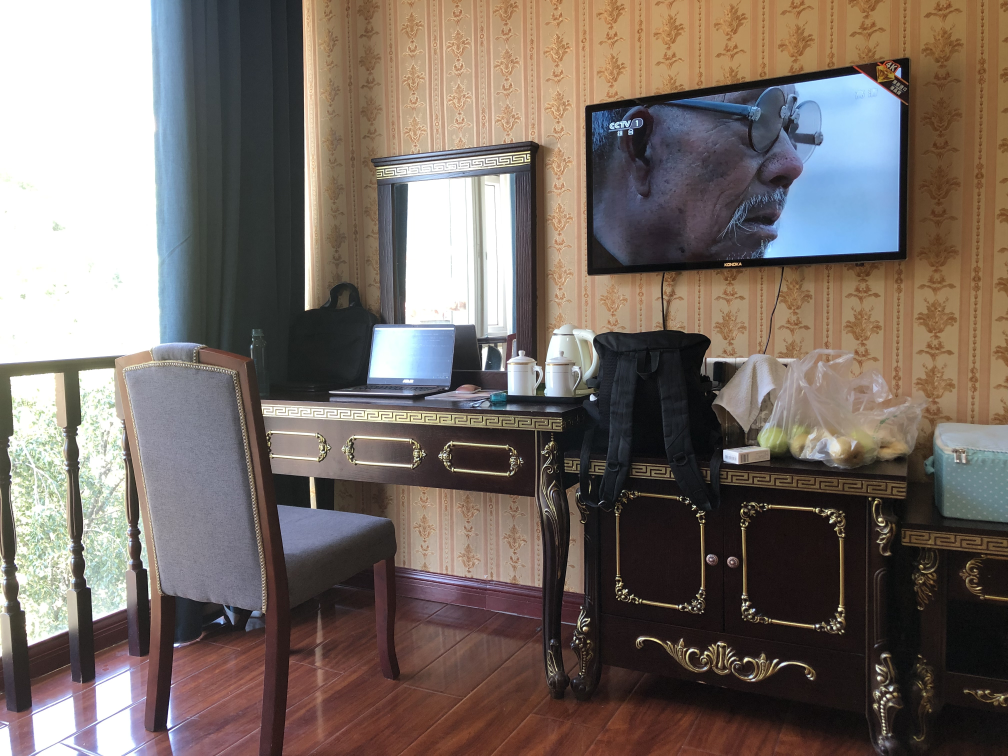
#> input picture img_lib/left_2.JPG, 4032 x 3024 px, given in place of mid_l.jpg, which was not available (shown at 1/4 size)
$ python VR_perspective.py   (older library calls are emulated)
#> lines starting #> are read from the running program, lines starting #| are printed output that depends on the picture; after the words box and inside, x2 and y2 are one past the last pixel; in counts of white or black regions, pixels touching at a corner belong together; pictures that were not available may be replaced by others from this repository, and a replacement may not be noted
### Feature/read.py
import cv2 as cv


def get_pics(mode=0, name='Baboon'):
#> called with mode = 1, name = '/calibration/VR/mid_l'
    path = 'D:/show_pic/'
    if name == 'Baboon':
        path = path+'Baboon.jpg'
        pic = cv.imread(path, mode)
    elif name == 'Lena':
        path = path + 'Lena.jpg'
        pic = cv.imread(path, mode)
    elif name == 'Airplane':
        path = path + 'Airplane.jpg'
        pic = cv.imread(path, mode)
    elif name == 'Fruit':
        path = path + 'Fruit.jpg'
        pic = cv.imread(path, mode)
    else:
        path = path + name + '.jpg'
        pic = cv.imread(path, mode)
#> pic is the input picture: shape (3024, 4032, 3); mean B, G, R 103.2, 109.3, 120
    # 做限制大小的操作
    width = pic.shape[1]
#> width = 4032
    height = pic.shape[0]
#> height = 3024
    wide = max(width, height)
#> wide = 4032
    if wide > 512:
        print('Too large, resize')
        scale = 512./wide
#> scale = 0.127
        pic = cv.resize(pic, (0, 0), pic, scale, scale)
#> pic: shape (384, 512, 3)
#> call 2 of get_pics, with mode = 1, name = '/calibration/VR/left'
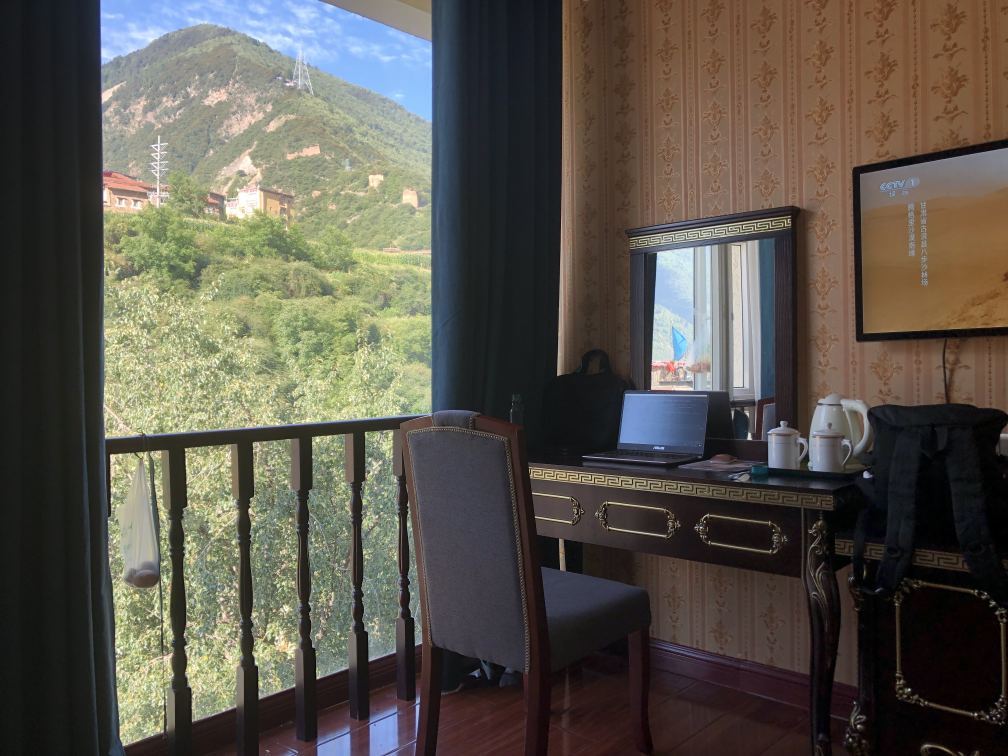
#> input picture img_lib/left_3.JPG, 4032 x 3024 px, given in place of left.jpg, which was not available (shown at 1/4 size)
#> in get_pics, pic is the input picture: shape (3024, 4032, 3); mean B, G, R 76.2, 85.3, 90.1
    return pic


# [35 lines left out: functions crop, crop2, video_pic_cap, not called in this run]

### camero/convolution_calibration.py
import cv2 as cv
import numpy as np
import math
import pylab
import Feature.read as read


# 在相机内参数的标定中，标定矩阵为K，乘法规则是(u, v, 1) = K*(Xc, Yc, Zc)
# [f/dx, 0,    u0]
# [0,    f/dy, v0]
# [0,    0,     1]
# 其中dx表示每个元像素点表示实际坐标下的长度，dx=36.0(cm)/1080(pix)

# 在相机的外参数中，首先我们看看旋转矩阵，若沿着z轴，则矩阵R元素应用于x，y两个向量
# R=[cos0 , sin0]
#   [-sin0, cos0]
# 我们在这里，只演示在z轴方向上的旋转参数构造方法，R在实际上是3*3的矩阵，因为还要保证不变的那一维度为 1
# [Xw, Yw, Zw, 1] = [Xc, Yc, Zc, 1]*[Rz, 0]
#                                   [0 , 1]
# 接下来我们再关注平移矩阵：
# T=[tx, ty, tz]
# 最后R=Rx*Ry*Rz，最终矩阵是
# [R, 0]
# [T, 1]
# 当然， 以上写的内容都是基于从Xc为中心，但这是不好操作的，实际应当是一个线性的传递过程
# 转换关系为：世界3d---（外参）--->相机3d---（内参）--->平面


# 创建w和c关系的矩阵，方向c=R*w，角度输入为角度制
def cal_RT(x_a=90., y_a=0., z_a=0., x_t=3., y_t=0., z_t=0.):
    # 创建单体矩阵
    Rx = np.zeros([3, 3], dtype=np.float)
    Ry = np.zeros([3, 3], dtype=np.float)
    Rz = np.zeros([3, 3], dtype=np.float)
    # 先转换为弧度制
    x_a = x_a / 180. * math.pi
    y_a = y_a / 180. * math.pi
    z_a = z_a / 180. * math.pi
    # 计算绕x旋转矩阵
    Rx[1][1] = math.cos(x_a)
    Rx[1][2] = math.sin(x_a)
    Rx[2][1] = -math.sin(x_a)
    Rx[2][2] = math.cos(x_a)
    Rx[0][0] = 1.
    # 计算绕y旋转矩阵
    Ry[0][0] = math.cos(y_a)
    Ry[0][2] = math.sin(y_a)
    Ry[2][0] = -math.sin(y_a)
    Ry[2][2] = math.cos(y_a)
    Ry[1][1] = 1.
    # 计算绕z旋转矩阵
    Rz[0][0] = math.cos(z_a)
    Rz[0][1] = math.sin(z_a)
    Rz[1][0] = -math.sin(z_a)
    Rz[1][1] = math.cos(z_a)
    Rz[2][2] = 1.
    # 计算混合R旋转矩阵
    R = np.dot(Rx, Ry)
    R = np.dot(Rz, R)

    # 创建总矩阵
    RT = np.zeros([4, 4], dtype=np.float)
    RT[:3, :3] = R
    RT[0][3] = x_t
    RT[1][3] = y_t
    RT[2][3] = z_t
    RT[3][3] = 1
    # print('Rotation+Transform:\n', RT)
    return RT


# 这是从相机坐标系到图像坐标系，f是焦距，和真实世界尺度统一用mm
# 应用于[u, v, 1] = A*[Xc, Yc, Zc, 1].T
# dx表示 1pix = dx(mm)，在手动标定中，dx=像平面的mm距离/像素个数
def cal_FZ(f=30, w=100, h=100, dx=200., dy=None):
    u0 = w//2
    v0 = h//2
    F = np.zeros([3, 4], dtype=np.float)
    Z = np.zeros([4, 3], dtype=np.float)  # 为了其次求逆
    # 创建从相机坐标到相平面的关系（此时得到的相平面上的尺度衡量仍然为cm）
    F[0][0] = f
    F[1][1] = f
    F[2][2] = 1.
    # 创建从物理度量单位到像素度量的关系
    if dy is None:
        dy = dx
    Z[0][0] = 1./dx
    Z[1][1] = 1./dy
    Z[2][2] = 1.
    Z[0][2] = u0
    Z[1][2] = v0
    FZ = np.dot(Z, F)
    FZ[3][3] = 1
    return FZ


# 从世界坐标系转换为像素坐标系，Pw是一个元组，剩下的是两个外参
# [144 lines left out: functions transform, Inverse, get_uv_point, loop_connect, not called in this run]


# [4 lines that do not run on import are left out]

### camero/VR_perspective.py
# 此py文件是专门供3d拼接和循视做准备的
import cv2 as cv
import numpy as np
import math
import pylab
import Feature.read as read
from camero.convolution_calibration import cal_RT, cal_FZ
from Joint.camera_joint import pic_joint
import copy

size = (384, 512)
camera_angle = 18  # 本身摄像机自身俯仰角
camera_angle_arc = camera_angle/180.*math.pi
camera_height = 1600
camera_height_y = camera_height*math.cos(camera_angle_arc)
camera_height_z = camera_height*math.sin(camera_angle_arc)

last_point = (0, 0)


# [28 lines left out: functions mouse_event, soft_joint, not called in this run]


# 由于python版本没有好用的copyTo函数，所以只能自己写一个，在传入的mask中，只用将需要叠加的部分弄白就行
# pos是左上角坐标，（u，v）制
def copyTo(src, sticker, pos, mask):
    if len(mask.shape) == 3:  # 如果输入的mask是三通道的
        mask = cv.cvtColor(mask, cv.COLOR_BGR2GRAY)
    out = copy.copy(src)
    shape_logo = sticker.shape
    ROI = src[pos[1]:pos[1]+shape_logo[0], pos[0]:pos[0]+shape_logo[1]]  # 取出相应区域ROI
    # 首先做给ROI上画上黑色背景
    ret, mask_inv = cv.threshold(mask, 100, 255, cv.THRESH_BINARY_INV)
    # cv.imshow('try', ROI)
    # cv.waitKey(0)
    mask_inv_BGR = cv.cvtColor(mask_inv, cv.COLOR_GRAY2BGR)
    joint_1 = cv.bitwise_and(ROI, mask_inv_BGR, mask_inv)
    # 接下来给转换成需要附加的彩色图片在黑色布景上
    mask_BGR = cv.cvtColor(mask, cv.COLOR_GRAY2BGR)
    joint_2 = cv.bitwise_and(sticker, mask_BGR, mask)
    # 合并
    joint = cv.add(joint_1, joint_2)
    # joint = cv.addWeighted(joint_1, 0.5, joint_2, 0.9, 0.)
    # 绘制到大图中
    out[pos[1]:pos[1]+shape_logo[0], pos[0]:pos[0]+shape_logo[1]] = joint
    return out


# 使用掩码拼接
# [19 lines left out: function mask_joint, not called in this run]


# 之前我们在做从world到camera坐标是都是以camera为集，这样是很麻烦的，我们这次用world做基，后再求逆
def Inverse(shot_angel=30., yaw_angel=0., height=1000, size=(512, 384), y_offset=0.):
    # 必须进行这样一种计算，因为基是摄像头坐标系，真实坐标在基中并不是仅限于x轴的平移
    point_w = [0, -10, 0, 1]
    # 这里角度是负数是因为这时已经把世界坐标系作为基了，然后看正交坐标系下旋转的刚好是负方向
    RT = cal_RT(x_a=-(90 - shot_angel), y_a=0, z_a=yaw_angel, x_t=0, y_t=y_offset, z_t=-height)
    RT = np.linalg.inv(RT)
    FZ = cal_FZ(f=35, w=size[1], h=size[0], dx=0.081)
    # 再进行相乘
    OUT = np.dot(FZ, RT)
    return OUT


# 输入世界坐标，得到uv坐标，多传入的分别是俯仰角和偏航角，偏航角左偏为正
def get_uv_point(pitch_a=30., yaw_a=0, height=None, size=(384, 512)):
    map = Inverse(shot_angel=13.5, yaw_angel=0, height=1600, size=size)
    # 确定真实世界坐标
    w_top_left = [-1000, -20000, 0, 1]
    w_top_right = [1000, -20000, 0, 1]
    w_bot_left = [-1000, -1000, 0, 1]
    w_bot_right = [1000, -1000, 0, 1]
    # 另外一种方法处理，通过设定俯视高度得到不同视野
    input_height = height
    if height is None:
        input_height = 1600
    map2 = Inverse(shot_angel=pitch_a, yaw_angel=yaw_a, height=input_height, size=(512, 384), y_offset=-100)  # 把相机往前挪，看得更多
    try1 = np.dot(map2, w_top_left)
    try2 = np.dot(map2, w_top_right)
    try3 = np.dot(map2, w_bot_left)
    try4 = np.dot(map2, w_bot_right)
    try1 = try1 / try1[2]
    try2 = try2 / try2[2]
    try3 = try3 / try3[2]
    try4 = try4 / try4[2]
    n_p1 = [try1[0], try1[1]]
    n_p2 = [try2[0], try2[1]]
    n_p3 = [try3[0], try3[1]]
    n_p4 = [try4[0], try4[1]]
    point_dst = np.array([n_p1, n_p2, n_p3, n_p4], dtype=np.float32)
    # 确定映射后的图片上的uv值
    p1 = np.dot(map, w_top_left)
    p2 = np.dot(map, w_top_right)
    p3 = np.dot(map, w_bot_left)
    p4 = np.dot(map, w_bot_right)
    p1 = p1/p1[2]
    p2 = p2/p2[2]
    p3 = p3/p3[2]
    p4 = p4/p4[2]
    point_src = np.array([[p1[0], p1[1]], [p2[0], p2[1]], [p3[0], p3[1]], [p4[0], p4[1]]], dtype=np.float32)
    TRANS_MTX = cv.getPerspectiveTransform(point_src, point_dst)
    return TRANS_MTX


# 做同一点在两张图片下的位置标注，第二、三个参数是图1，图2的宽度
def caclulate_offset(yaw, width_left, width_mid):
    angel_part = 45  # 两相机安放角度差
    mid_l = read.get_pics(1, '/calibration/VR/mid_l')
    left = read.get_pics(1, '/calibration/VR/left')
    # 取得图像的透视变化矩阵
    trans_mid_l = get_uv_point(pitch_a=20, yaw_a=yaw, height=1600, size=size)
    trans_left = get_uv_point(pitch_a=20, yaw_a=yaw - angel_part, height=1600, size=size)
    # 取得在不同拍摄角度下的世界坐标的初步转换关系
    W_point_mid = [-3000, -10000, 0, 1]
    quarter_trans = cal_RT(x_a=0, y_a=0, z_a=-45, x_t=0, y_t=0, z_t=0)
    W_point_left = np.dot(quarter_trans, W_point_mid)
    # 取得两个机位的world-uv坐标的变换，由于拍摄机位的参数一样，两个相机公用一个变换
    primary_trans = Inverse(shot_angel=13.5, yaw_angel=0, height=1600, size=size)

    # 开始变换middle下的点uv坐标
    camera_uv_mid = np.dot(primary_trans, W_point_mid)
    camera_uv_mid = camera_uv_mid/camera_uv_mid[2]
    camera_uv_mid = camera_uv_mid[:3]
    new_uv_mid = np.dot(trans_mid_l, camera_uv_mid)
    new_uv_mid = new_uv_mid/new_uv_mid[2]
    new_uv_mid = new_uv_mid.astype(np.int)
    # 开始变换left下的点uv坐标
    camera_uv_left = np.dot(primary_trans, W_point_left)
    camera_uv_left = camera_uv_left / camera_uv_left[2]
    camera_uv_left = camera_uv_left[:3]
    new_uv_left = np.dot(trans_left, camera_uv_left)
    new_uv_left = new_uv_left / new_uv_left[2]
    new_uv_left = new_uv_left.astype(np.int)
    # 标出点位置
    pic_mid = cv.warpPerspective(mid_l, trans_mid_l, (size[1], size[0]))
    pic_left = cv.warpPerspective(left, trans_left, (size[1], size[0]))
    # 求offset
    x_offset = width_left - new_uv_left[0]
    x_offset = x_offset + new_uv_mid[0] - (size[1] - width_mid)
    y_offset = new_uv_mid[1] - new_uv_left[1]
    cv.circle(pic_mid, (new_uv_mid[0], new_uv_mid[1]), 3, (255, 0, 100), 3)
    cv.circle(pic_left, (new_uv_left[0], new_uv_left[1]), 3, (0, 100, 250), 3)
    cv.imshow('adad', pic_mid)
    cv.imshow('adad2', pic_left)
    # cv.waitKey(0)
    return x_offset, y_offset


# 做两幅图像在不同俯仰角，偏航角下的全景拼接合并
def do():
    angel_part = 45
    yaw = 30
    for yaw in range(20, 100, 2):
        print(yaw, 'degree level')
        mid_l = read.get_pics(1, '/calibration/VR/mid_l')
        left = read.get_pics(1, '/calibration/VR/left')
        trans_mid_l = get_uv_point(pitch_a=40, yaw_a=yaw, height=1600, size=size)
        trans_left = get_uv_point(pitch_a=40, yaw_a=yaw-angel_part, height=1600, size=size)
        a_mid_l = cv.warpPerspective(mid_l, trans_mid_l, (size[1], size[0]))
        a_left = cv.warpPerspective(left, trans_left, (size[1], size[0]))
        # 做裁剪计算部分
        middle_edge = []
        left_edge = []
        edge_point = [(0, 0, 1), (0, size[0], 1), (size[1], 0, 1), (size[1], size[0], 1)]  # 取左下角和左上角
        for i in range(len(edge_point)):
            temp = np.dot(trans_mid_l, edge_point[i])
            temp = temp/temp[2]
            middle_edge.append(temp)
            temp = np.dot(trans_left, edge_point[i])
            temp = temp / temp[2]
            left_edge.append(temp)
        middle_border = min(int(middle_edge[0][0]), int(middle_edge[1][0]))
        left_border = max(left_edge[2][0], left_edge[3][0])
        middle_border = int(max(0, middle_border))
        left_border = int(max(0, left_border))
        # 做裁剪部分
        a_mid_l = a_mid_l[:, middle_border:size[1], :]
#> a_mid_l: shape (384, 421, 3)
        a_left = a_left[:, 0:left_border, :]
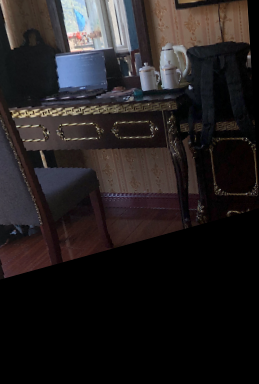
#> a_left: shape (384, 259, 3); mean B, G, R 31.6, 31.1, 35.2
        cv.imshow('left', a_left)
        cv.imshow('middle', a_mid_l)
        # 手动拼接部分
        joint = np.zeros([int(a_left.shape[0]*1.2), a_left.shape[1] + a_mid_l.shape[1], 3], np.uint8)
        offset = caclulate_offset(20, a_left.shape[1], a_mid_l.shape[1])
#> in caclulate_offset, `pic_mid = cv.warpPerspective(mid_l, trans_mid_l, (size[1], size[0]))`:
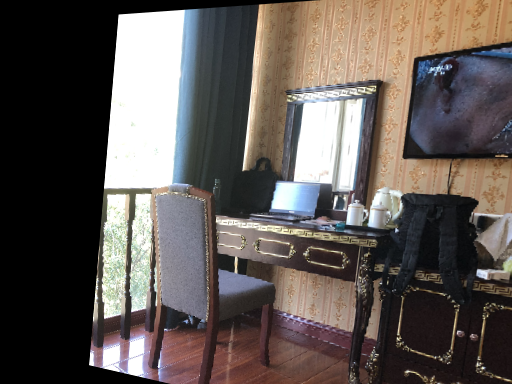
#> pic_mid: shape (384, 512, 3); mean B, G, R 84.5, 88.6, 96.2
#> in caclulate_offset, `pic_left = cv.warpPerspective(left, trans_left, (size[1], size[0]))`:
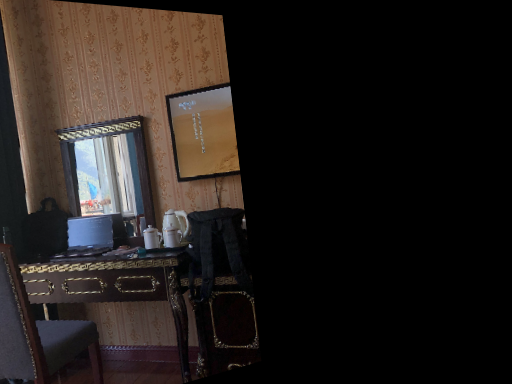
#> pic_left: shape (384, 512, 3); mean B, G, R 27.1, 30.1, 36.1
#> in caclulate_offset, `cv.circle(pic_mid, (new_uv_mid[0], new_uv_mid[1]), 3, (255, 0, 100), 3)`: pic_mid: shape (384, 512, 3); 0.05% of pixels changed, all inside (x1, y1, x2, y2) = (210, 165, 221, 176)
#> in caclulate_offset, `cv.circle(pic_left, (new_uv_left[0], new_uv_left[1]), 3, (0, 100, 250)..`: pic_left: shape (384, 512, 3); 0.05% of pixels changed, all inside (x1, y1, x2, y2) = (214, 165, 225, 176)
#> offset = (164, 0)
        A_position = [0, 20]  # 左图的左上角坐标位置，cv格式
        B_position = [a_left.shape[1], 20]  # 默认右图左上角坐标位置，cv格式
#> B_position = [259, 20]
        B_position[0] = B_position[0] - offset[0]  # 对拼接图进行位移调整offset，如没有调整就是整幅拼接
        B_position[1] = B_position[1] - offset[1]
        A_shape = a_left.shape
#> A_shape = (384, 259, 3)
        B_shape = a_mid_l.shape
#> B_shape = (384, 421, 3)
        joint[A_position[1]:A_position[1]+A_shape[0], 0:A_shape[1]] = a_left
        test = copy.copy(joint)
        # test[B_position[1]:B_position[1]+B_shape[0], B_position[0]:B_position[0]+B_shape[1]] = a_mid_l
        # soft_joint(test, a_mid_l, [B_position[0], B_position[0]+B_shape[1], B_position[1], B_position[1]+B_shape[0]])
        # cv.imshow('way1', test)
        ret, mask = cv.threshold(a_mid_l, 1, 255, cv.THRESH_BINARY)
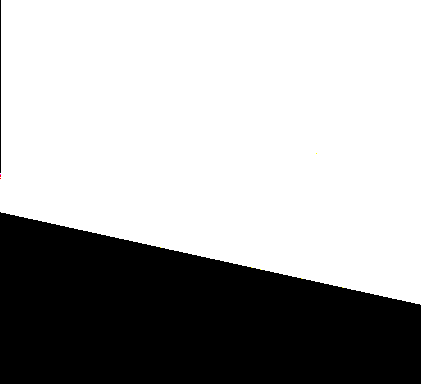
#> mask: shape (384, 421, 3); mean B, G, R 171.4, 171.4, 171.4
        mask = cv.cvtColor(mask, cv.COLOR_BGR2GRAY)
#> mask: shape (384, 421)
        mask = cv.dilate(mask, np.ones((3, 3), np.uint8))
        mask = cv.erode(mask, np.ones((3, 3), np.uint8), iterations=3)  # 使用膨胀后腐蚀操作可使mask消除接缝边缘效果更好
        joint = copyTo(joint, a_mid_l, B_position, mask)
#> in copyTo, `ret, mask_inv = cv.threshold(mask, 100, 255, cv.THRESH_BINARY_INV)`:
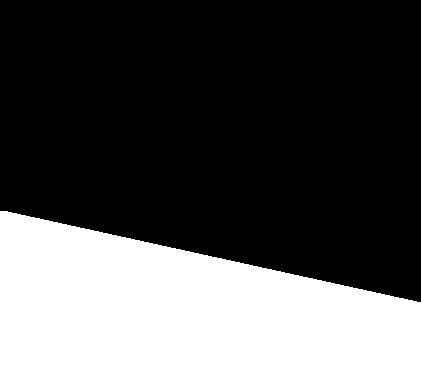
#> mask_inv: shape (384, 421); 33.3% white; 1 white region, box (x1, y1, x2, y2) and area: (0, 211, 421, 384) 53853
#> in copyTo, `out[pos[1]:pos[1]+shape_logo[0], pos[0]:pos[0]+shape_logo[1]] = joint`:
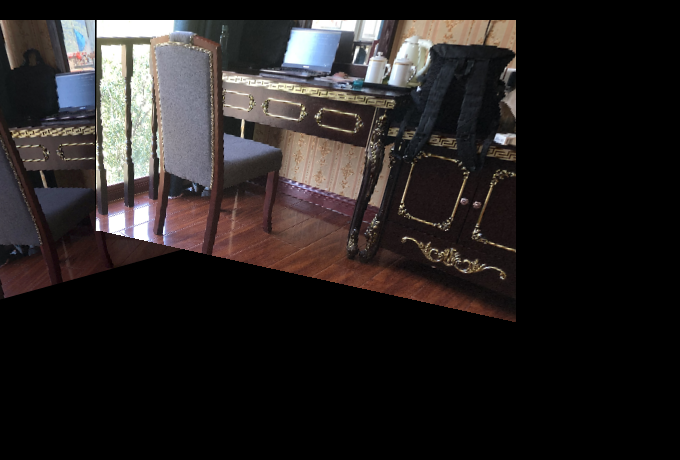
#> out: shape (460, 680, 3); mean B, G, R 34.2, 34.7, 38.6
        cv.imshow('joint', joint)
        cv.setMouseCallback('joint', mouse_event)
        # out = pic_joint(a_mid_l, a_left)
        # cv.imshow('joint', out)
        cv.waitKey(10)


if __name__ == '__main__':
#> (the run stopped early here; a loop or call above may not have finished)
